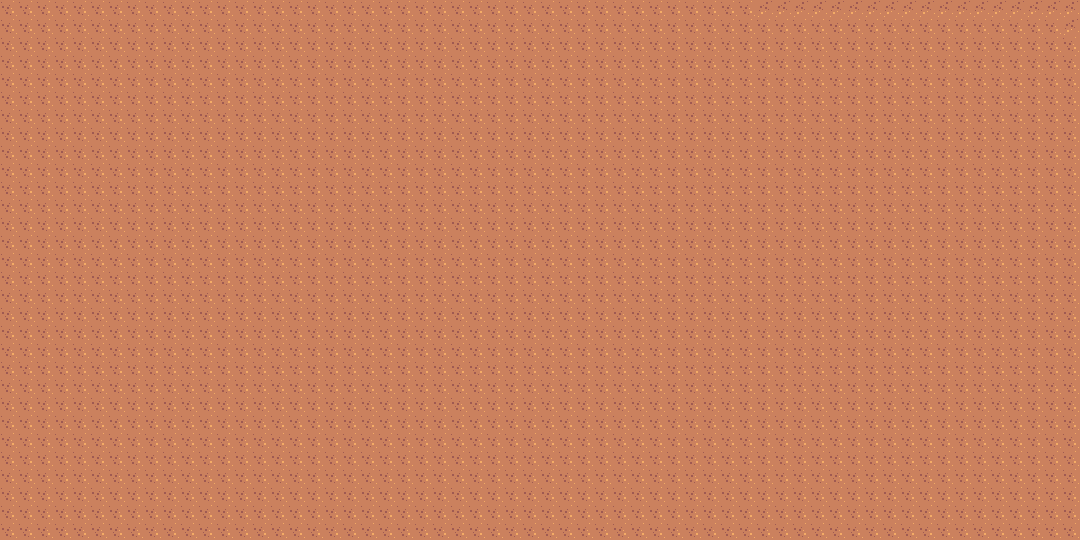

Below is a game level as drawn by its tile map, then a one-line description and the .tmx that defines it (tile-layer data replaced by summaries):
An orthogonal 60x30 tile map with 18x18 px tiles, 1 tile layer (Ground-n-Platforms).

<map version="1.10" tiledversion="1.10.2" orientation="orthogonal" renderorder="right-down" width="60" height="30" tilewidth="18" tileheight="18" infinite="0" nextlayerid="9" nextobjectid="15">
 <editorsettings>
  <export target="CCCC.tmj" format="json" />
 </editorsettings>
 <properties>
  <property name="0_type" value="enemy" />
  <property name="1_left" value="open" />
  <property name="2_top" value="open" />
  <property name="3_right" value="open" />
  <property name="4_bottom" value="open" />
 </properties>
 <tileset firstgid="1" name="kenny_tilemap_packed" tilewidth="18" tileheight="18" tilecount="1320" columns="20">
  <image source="tilemap_packed.png" width="360" height="1188" />
  <tile id="0">
   <properties>
    <property name="collides" type="bool" value="true" />
   </properties>
  </tile>
  <tile id="1">
   <properties>
    <property name="collides" type="bool" value="true" />
   </properties>
  </tile>
  <tile id="2">
   <properties>
    <property name="collides" type="bool" value="true" />
   </properties>
  </tile>
  <tile id="3">
   <properties>
    <property name="collides" type="bool" value="true" />
   </properties>
  </tile>
  <tile id="12">
   <properties>
    <property name="collides" type="bool" value="true" />
   </properties>
  </tile>
  <tile id="13">
   <properties>
    <property name="collides" type="bool" value="true" />
   </properties>
  </tile>
  <tile id="14">
   <properties>
    <property name="collides" type="bool" value="true" />
   </properties>
  </tile>
  <tile id="15">
   <properties>
    <property name="collides" type="bool" value="true" />
   </properties>
  </tile>
  <tile id="20">
   <properties>
    <property name="collides" type="bool" value="true" />
   </properties>
  </tile>
  <tile id="21">
   <properties>
    <property name="collides" type="bool" value="true" />
   </properties>
  </tile>
  <tile id="22">
   <properties>
    <property name="collides" type="bool" value="true" />
   </properties>
  </tile>
  <tile id="23">
   <properties>
    <property name="collides" type="bool" value="true" />
   </properties>
  </tile>
  <tile id="33">
   <animation>
    <frame tileid="33" duration="300" />
    <frame tileid="53" duration="300" />
   </animation>
  </tile>
  <tile id="40">
   <properties>
    <property name="collides" type="bool" value="true" />
   </properties>
  </tile>
  <tile id="41">
   <properties>
    <property name="collides" type="bool" value="true" />
   </properties>
  </tile>
  <tile id="42">
   <properties>
    <property name="collides" type="bool" value="true" />
   </properties>
  </tile>
  <tile id="43">
   <properties>
    <property name="collides" type="bool" value="true" />
   </properties>
  </tile>
  <tile id="47">
   <properties>
    <property name="collides" type="bool" value="true" />
   </properties>
  </tile>
  <tile id="48">
   <properties>
    <property name="collides" type="bool" value="true" />
   </properties>
  </tile>
  <tile id="49">
   <properties>
    <property name="collides" type="bool" value="true" />
   </properties>
  </tile>
  <tile id="50">
   <properties>
    <property name="collides" type="bool" value="true" />
   </properties>
  </tile>
  <tile id="60">
   <properties>
    <property name="collides" type="bool" value="true" />
   </properties>
  </tile>
  <tile id="61">
   <properties>
    <property name="collides" type="bool" value="true" />
   </properties>
  </tile>
  <tile id="62">
   <properties>
    <property name="collides" type="bool" value="true" />
   </properties>
  </tile>
  <tile id="63">
   <properties>
    <property name="collides" type="bool" value="true" />
   </properties>
  </tile>
  <tile id="80">
   <properties>
    <property name="collides" type="bool" value="true" />
   </properties>
  </tile>
  <tile id="81">
   <properties>
    <property name="collides" type="bool" value="true" />
   </properties>
  </tile>
  <tile id="82">
   <properties>
    <property name="collides" type="bool" value="true" />
   </properties>
  </tile>
  <tile id="83">
   <properties>
    <property name="collides" type="bool" value="true" />
   </properties>
  </tile>
  <tile id="93">
   <properties>
    <property name="collides" type="bool" value="true" />
   </properties>
  </tile>
  <tile id="94">
   <properties>
    <property name="collides" type="bool" value="true" />
   </properties>
  </tile>
  <tile id="95">
   <properties>
    <property name="collides" type="bool" value="true" />
   </properties>
  </tile>
  <tile id="96">
   <properties>
    <property name="collides" type="bool" value="true" />
   </properties>
  </tile>
  <tile id="98">
   <properties>
    <property name="collides" type="bool" value="true" />
   </properties>
  </tile>
  <tile id="99">
   <properties>
    <property name="collides" type="bool" value="true" />
   </properties>
  </tile>
  <tile id="100">
   <properties>
    <property name="collides" type="bool" value="true" />
   </properties>
  </tile>
  <tile id="101">
   <properties>
    <property name="collides" type="bool" value="true" />
   </properties>
  </tile>
  <tile id="102">
   <properties>
    <property name="collides" type="bool" value="true" />
   </properties>
  </tile>
  <tile id="103">
   <properties>
    <property name="collides" type="bool" value="true" />
   </properties>
  </tile>
  <tile id="113">
   <properties>
    <property name="collides" type="bool" value="true" />
   </properties>
  </tile>
  <tile id="114">
   <properties>
    <property name="collides" type="bool" value="true" />
   </properties>
  </tile>
  <tile id="115">
   <properties>
    <property name="collides" type="bool" value="true" />
   </properties>
  </tile>
  <tile id="116">
   <properties>
    <property name="collides" type="bool" value="true" />
   </properties>
  </tile>
  <tile id="117">
   <properties>
    <property name="collides" type="bool" value="true" />
   </properties>
  </tile>
  <tile id="118">
   <properties>
    <property name="collides" type="bool" value="true" />
   </properties>
  </tile>
  <tile id="119">
   <properties>
    <property name="collides" type="bool" value="true" />
   </properties>
  </tile>
  <tile id="132">
   <properties>
    <property name="collides" type="bool" value="true" />
   </properties>
  </tile>
  <tile id="133">
   <properties>
    <property name="collides" type="bool" value="true" />
   </properties>
  </tile>
  <tile id="134">
   <properties>
    <property name="collides" type="bool" value="true" />
   </properties>
  </tile>
  <tile id="135">
   <properties>
    <property name="collides" type="bool" value="true" />
   </properties>
  </tile>
  <tile id="136">
   <properties>
    <property name="collides" type="bool" value="true" />
   </properties>
  </tile>
  <tile id="137">
   <properties>
    <property name="collides" type="bool" value="true" />
   </properties>
  </tile>
  <tile id="138">
   <properties>
    <property name="collides" type="bool" value="true" />
   </properties>
  </tile>
  <tile id="139">
   <properties>
    <property name="collides" type="bool" value="true" />
   </properties>
  </tile>
  <tile id="146">
   <properties>
    <property name="oneWay" type="bool" value="true" />
   </properties>
  </tile>
 </tileset>
 <layer id="1" name="Ground-n-Platforms" width="60" height="30">
  <data>[1800 cells, 1800 non-empty, 1 distinct tile ids]</data>
 </layer>
</map>
